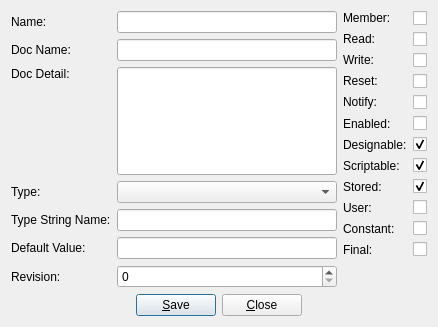
<?xml version="1.0" encoding="UTF-8"?>
<ui version="4.0">
 <class>DialogEdit</class>
 <widget class="QDialog" name="DialogEdit">
  <property name="geometry">
   <rect>
    <x>0</x>
    <y>0</y>
    <width>438</width>
    <height>327</height>
   </rect>
  </property>
  <property name="windowTitle">
   <string>Edit Property</string>
  </property>
  <property name="locale">
   <locale language="C" country="AnyCountry"/>
  </property>
  <layout class="QVBoxLayout" name="verticalLayout">
   <item>
    <layout class="QHBoxLayout" name="horizontalLayout">
     <item>
      <layout class="QGridLayout" name="gridLayout">
       <item row="2" column="0">
        <widget class="QLabel" name="labelPropertyDocDetail">
         <property name="sizePolicy">
          <sizepolicy hsizetype="Fixed" vsizetype="MinimumExpanding">
           <horstretch>0</horstretch>
           <verstretch>0</verstretch>
          </sizepolicy>
         </property>
         <property name="text">
          <string>Doc Detail:</string>
         </property>
         <property name="alignment">
          <set>Qt::AlignLeading|Qt::AlignLeft|Qt::AlignTop</set>
         </property>
         <property name="buddy">
          <cstring>lineEditPropertyDocDetail</cstring>
         </property>
        </widget>
       </item>
       <item row="5" column="1">
        <widget class="QLineEdit" name="lineEditPropertyDefaultValue">
         <property name="dragEnabled">
          <bool>true</bool>
         </property>
        </widget>
       </item>
       <item row="1" column="0">
        <widget class="QLabel" name="labelPropertyDocName">
         <property name="sizePolicy">
          <sizepolicy hsizetype="Fixed" vsizetype="Fixed">
           <horstretch>0</horstretch>
           <verstretch>0</verstretch>
          </sizepolicy>
         </property>
         <property name="text">
          <string>Doc Name:</string>
         </property>
         <property name="buddy">
          <cstring>lineEditPropertyDocName</cstring>
         </property>
        </widget>
       </item>
       <item row="1" column="1">
        <widget class="QLineEdit" name="lineEditPropertyDocName">
         <property name="dragEnabled">
          <bool>true</bool>
         </property>
        </widget>
       </item>
       <item row="3" column="0">
        <widget class="QLabel" name="labelPropertyType">
         <property name="sizePolicy">
          <sizepolicy hsizetype="Fixed" vsizetype="Fixed">
           <horstretch>0</horstretch>
           <verstretch>0</verstretch>
          </sizepolicy>
         </property>
         <property name="text">
          <string>Type:</string>
         </property>
         <property name="buddy">
          <cstring>comboBoxPropertyType</cstring>
         </property>
        </widget>
       </item>
       <item row="0" column="0">
        <widget class="QLabel" name="labelPropertyName">
         <property name="sizePolicy">
          <sizepolicy hsizetype="Fixed" vsizetype="Fixed">
           <horstretch>0</horstretch>
           <verstretch>0</verstretch>
          </sizepolicy>
         </property>
         <property name="text">
          <string>Name:</string>
         </property>
         <property name="buddy">
          <cstring>lineEditPropertyName</cstring>
         </property>
        </widget>
       </item>
       <item row="0" column="1">
        <widget class="QLineEdit" name="lineEditPropertyName">
         <property name="dragEnabled">
          <bool>true</bool>
         </property>
        </widget>
       </item>
       <item row="4" column="1">
        <widget class="QLineEdit" name="lineEditPropertyTypeStringName">
         <property name="dragEnabled">
          <bool>true</bool>
         </property>
        </widget>
       </item>
       <item row="5" column="0">
        <widget class="QLabel" name="labelPropertyDefaultValue">
         <property name="sizePolicy">
          <sizepolicy hsizetype="Fixed" vsizetype="Fixed">
           <horstretch>0</horstretch>
           <verstretch>0</verstretch>
          </sizepolicy>
         </property>
         <property name="text">
          <string>Default Value:</string>
         </property>
        </widget>
       </item>
       <item row="3" column="1">
        <widget class="QComboBox" name="comboBoxPropertyType"/>
       </item>
       <item row="2" column="1">
        <widget class="QLineEdit" name="lineEditPropertyDocDetail">
         <property name="sizePolicy">
          <sizepolicy hsizetype="Expanding" vsizetype="Expanding">
           <horstretch>0</horstretch>
           <verstretch>0</verstretch>
          </sizepolicy>
         </property>
         <property name="alignment">
          <set>Qt::AlignLeading|Qt::AlignLeft|Qt::AlignTop</set>
         </property>
         <property name="dragEnabled">
          <bool>true</bool>
         </property>
        </widget>
       </item>
       <item row="4" column="0">
        <widget class="QLabel" name="labelPropertyTypeStringName">
         <property name="sizePolicy">
          <sizepolicy hsizetype="Fixed" vsizetype="Fixed">
           <horstretch>0</horstretch>
           <verstretch>0</verstretch>
          </sizepolicy>
         </property>
         <property name="text">
          <string>Type String Name:</string>
         </property>
         <property name="buddy">
          <cstring>lineEditPropertyTypeStringName</cstring>
         </property>
        </widget>
       </item>
       <item row="6" column="0">
        <widget class="QLabel" name="labelPropertyRevision">
         <property name="text">
          <string>Revision:</string>
         </property>
        </widget>
       </item>
       <item row="6" column="1">
        <widget class="QSpinBox" name="spinBoxPropertyRevision"/>
       </item>
      </layout>
     </item>
     <item>
      <layout class="QGridLayout" name="gridLayout_2">
       <item row="6" column="1">
        <widget class="QCheckBox" name="checkBoxPropertyDesignable">
         <property name="sizePolicy">
          <sizepolicy hsizetype="Fixed" vsizetype="Fixed">
           <horstretch>0</horstretch>
           <verstretch>0</verstretch>
          </sizepolicy>
         </property>
         <property name="text">
          <string/>
         </property>
         <property name="checked">
          <bool>true</bool>
         </property>
        </widget>
       </item>
       <item row="1" column="0">
        <widget class="QLabel" name="labelPropertyRead">
         <property name="sizePolicy">
          <sizepolicy hsizetype="Fixed" vsizetype="Fixed">
           <horstretch>0</horstretch>
           <verstretch>0</verstretch>
          </sizepolicy>
         </property>
         <property name="text">
          <string>Read:</string>
         </property>
         <property name="buddy">
          <cstring>checkBoxPropertyRead</cstring>
         </property>
        </widget>
       </item>
       <item row="3" column="0">
        <widget class="QLabel" name="labelPropertyReset">
         <property name="sizePolicy">
          <sizepolicy hsizetype="Fixed" vsizetype="Fixed">
           <horstretch>0</horstretch>
           <verstretch>0</verstretch>
          </sizepolicy>
         </property>
         <property name="text">
          <string>Reset:</string>
         </property>
         <property name="buddy">
          <cstring>checkBoxPropertyReset</cstring>
         </property>
        </widget>
       </item>
       <item row="12" column="0">
        <spacer name="verticalSpacer">
         <property name="orientation">
          <enum>Qt::Vertical</enum>
         </property>
         <property name="sizeHint" stdset="0">
          <size>
           <width>20</width>
           <height>40</height>
          </size>
         </property>
        </spacer>
       </item>
       <item row="5" column="0">
        <widget class="QLabel" name="labelPropertyEnabled">
         <property name="text">
          <string>Enabled:</string>
         </property>
        </widget>
       </item>
       <item row="5" column="1">
        <widget class="QCheckBox" name="checkBoxPropertyEnabled">
         <property name="text">
          <string/>
         </property>
        </widget>
       </item>
       <item row="9" column="0">
        <widget class="QLabel" name="labelPropertyUser">
         <property name="text">
          <string>User:</string>
         </property>
        </widget>
       </item>
       <item row="2" column="0">
        <widget class="QLabel" name="labelPropertyWrite">
         <property name="sizePolicy">
          <sizepolicy hsizetype="Fixed" vsizetype="Fixed">
           <horstretch>0</horstretch>
           <verstretch>0</verstretch>
          </sizepolicy>
         </property>
         <property name="text">
          <string>Write:</string>
         </property>
         <property name="buddy">
          <cstring>checkBoxPropertyWrite</cstring>
         </property>
        </widget>
       </item>
       <item row="4" column="1">
        <widget class="QCheckBox" name="checkBoxPropertyNotify">
         <property name="sizePolicy">
          <sizepolicy hsizetype="Fixed" vsizetype="Fixed">
           <horstretch>0</horstretch>
           <verstretch>0</verstretch>
          </sizepolicy>
         </property>
         <property name="text">
          <string/>
         </property>
        </widget>
       </item>
       <item row="8" column="1">
        <widget class="QCheckBox" name="checkBoxPropertyStored">
         <property name="sizePolicy">
          <sizepolicy hsizetype="Fixed" vsizetype="Fixed">
           <horstretch>0</horstretch>
           <verstretch>0</verstretch>
          </sizepolicy>
         </property>
         <property name="text">
          <string/>
         </property>
         <property name="checked">
          <bool>true</bool>
         </property>
        </widget>
       </item>
       <item row="4" column="0">
        <widget class="QLabel" name="labelPropertyNotify">
         <property name="sizePolicy">
          <sizepolicy hsizetype="Fixed" vsizetype="Fixed">
           <horstretch>0</horstretch>
           <verstretch>0</verstretch>
          </sizepolicy>
         </property>
         <property name="text">
          <string>Notify:</string>
         </property>
         <property name="buddy">
          <cstring>checkBoxPropertyNotify</cstring>
         </property>
        </widget>
       </item>
       <item row="9" column="1">
        <widget class="QCheckBox" name="checkBoxPropertyUser">
         <property name="sizePolicy">
          <sizepolicy hsizetype="Fixed" vsizetype="Fixed">
           <horstretch>0</horstretch>
           <verstretch>0</verstretch>
          </sizepolicy>
         </property>
         <property name="text">
          <string/>
         </property>
        </widget>
       </item>
       <item row="10" column="1">
        <widget class="QCheckBox" name="checkBoxPropertyConstant">
         <property name="sizePolicy">
          <sizepolicy hsizetype="Fixed" vsizetype="Fixed">
           <horstretch>0</horstretch>
           <verstretch>0</verstretch>
          </sizepolicy>
         </property>
         <property name="text">
          <string/>
         </property>
        </widget>
       </item>
       <item row="7" column="0">
        <widget class="QLabel" name="labelPropertyScriptable">
         <property name="text">
          <string>Scriptable:</string>
         </property>
        </widget>
       </item>
       <item row="2" column="1">
        <widget class="QCheckBox" name="checkBoxPropertyWrite">
         <property name="sizePolicy">
          <sizepolicy hsizetype="Fixed" vsizetype="Fixed">
           <horstretch>0</horstretch>
           <verstretch>0</verstretch>
          </sizepolicy>
         </property>
         <property name="text">
          <string/>
         </property>
        </widget>
       </item>
       <item row="8" column="0">
        <widget class="QLabel" name="labelPropertyStored">
         <property name="text">
          <string>Stored:</string>
         </property>
        </widget>
       </item>
       <item row="10" column="0">
        <widget class="QLabel" name="labelPropertyConstant">
         <property name="text">
          <string>Constant:</string>
         </property>
        </widget>
       </item>
       <item row="0" column="0">
        <widget class="QLabel" name="labelPropertyMember">
         <property name="sizePolicy">
          <sizepolicy hsizetype="Fixed" vsizetype="Fixed">
           <horstretch>0</horstretch>
           <verstretch>0</verstretch>
          </sizepolicy>
         </property>
         <property name="text">
          <string>Member:</string>
         </property>
         <property name="buddy">
          <cstring>checkBoxPropertyMember</cstring>
         </property>
        </widget>
       </item>
       <item row="0" column="1">
        <widget class="QCheckBox" name="checkBoxPropertyMember">
         <property name="sizePolicy">
          <sizepolicy hsizetype="Fixed" vsizetype="Fixed">
           <horstretch>0</horstretch>
           <verstretch>0</verstretch>
          </sizepolicy>
         </property>
         <property name="text">
          <string/>
         </property>
        </widget>
       </item>
       <item row="3" column="1">
        <widget class="QCheckBox" name="checkBoxPropertyReset">
         <property name="sizePolicy">
          <sizepolicy hsizetype="Fixed" vsizetype="Fixed">
           <horstretch>0</horstretch>
           <verstretch>0</verstretch>
          </sizepolicy>
         </property>
         <property name="text">
          <string/>
         </property>
        </widget>
       </item>
       <item row="1" column="1">
        <widget class="QCheckBox" name="checkBoxPropertyRead">
         <property name="sizePolicy">
          <sizepolicy hsizetype="Fixed" vsizetype="Fixed">
           <horstretch>0</horstretch>
           <verstretch>0</verstretch>
          </sizepolicy>
         </property>
         <property name="text">
          <string/>
         </property>
        </widget>
       </item>
       <item row="7" column="1">
        <widget class="QCheckBox" name="checkBoxPropertyScriptable">
         <property name="sizePolicy">
          <sizepolicy hsizetype="Fixed" vsizetype="Fixed">
           <horstretch>0</horstretch>
           <verstretch>0</verstretch>
          </sizepolicy>
         </property>
         <property name="text">
          <string/>
         </property>
         <property name="checked">
          <bool>true</bool>
         </property>
        </widget>
       </item>
       <item row="6" column="0">
        <widget class="QLabel" name="labelPropertyDesignable">
         <property name="text">
          <string>Designable:</string>
         </property>
        </widget>
       </item>
       <item row="11" column="0">
        <widget class="QLabel" name="labelPropertyFinal">
         <property name="text">
          <string>Final:</string>
         </property>
        </widget>
       </item>
       <item row="11" column="1">
        <widget class="QCheckBox" name="checkBoxPropertyFinal">
         <property name="sizePolicy">
          <sizepolicy hsizetype="Fixed" vsizetype="Fixed">
           <horstretch>0</horstretch>
           <verstretch>0</verstretch>
          </sizepolicy>
         </property>
         <property name="text">
          <string/>
         </property>
        </widget>
       </item>
      </layout>
     </item>
    </layout>
   </item>
   <item>
    <layout class="QHBoxLayout" name="horizontalLayout_2">
     <item>
      <spacer name="horizontalSpacer">
       <property name="orientation">
        <enum>Qt::Horizontal</enum>
       </property>
       <property name="sizeHint" stdset="0">
        <size>
         <width>40</width>
         <height>20</height>
        </size>
       </property>
      </spacer>
     </item>
     <item>
      <widget class="QPushButton" name="pushButtonSaveProperty">
       <property name="text">
        <string>&amp;Save</string>
       </property>
      </widget>
     </item>
     <item>
      <widget class="QPushButton" name="pushButtonCloseProperty">
       <property name="text">
        <string>&amp;Close</string>
       </property>
      </widget>
     </item>
     <item>
      <spacer name="horizontalSpacer_2">
       <property name="orientation">
        <enum>Qt::Horizontal</enum>
       </property>
       <property name="sizeHint" stdset="0">
        <size>
         <width>40</width>
         <height>20</height>
        </size>
       </property>
      </spacer>
     </item>
    </layout>
   </item>
  </layout>
 </widget>
 <tabstops>
  <tabstop>lineEditPropertyName</tabstop>
  <tabstop>lineEditPropertyDocName</tabstop>
  <tabstop>lineEditPropertyDocDetail</tabstop>
  <tabstop>comboBoxPropertyType</tabstop>
  <tabstop>lineEditPropertyTypeStringName</tabstop>
  <tabstop>checkBoxPropertyMember</tabstop>
  <tabstop>checkBoxPropertyRead</tabstop>
  <tabstop>checkBoxPropertyWrite</tabstop>
  <tabstop>checkBoxPropertyReset</tabstop>
  <tabstop>checkBoxPropertyNotify</tabstop>
  <tabstop>checkBoxPropertyEnabled</tabstop>
  <tabstop>pushButtonSaveProperty</tabstop>
  <tabstop>pushButtonCloseProperty</tabstop>
 </tabstops>
 <resources/>
 <connections/>
</ui>
